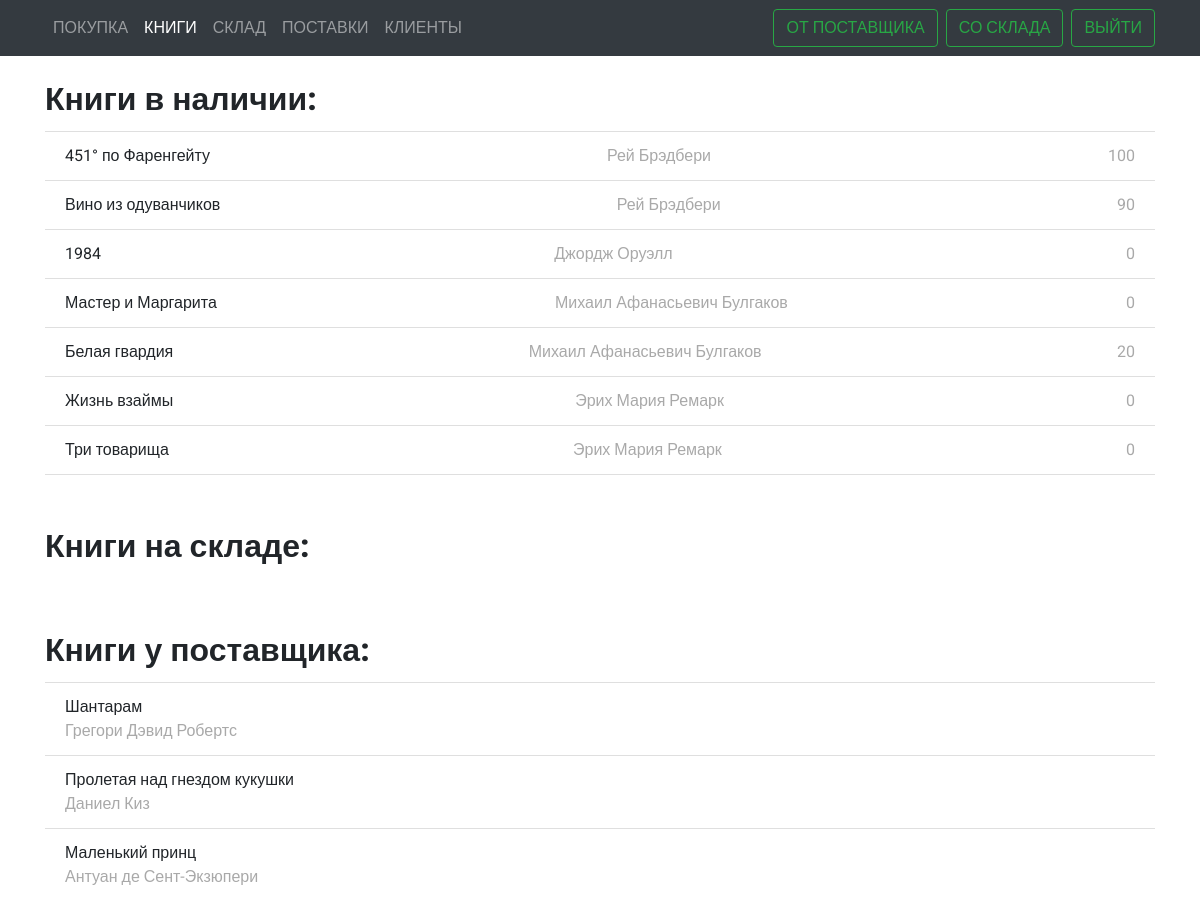
/workers/books (signed in), run on the app's committed database.
### book_shop/models.py (models this page shows, shortened)
class Book(models.Model):
    title = models.CharField(max_length=100, default="")
    author = models.ForeignKey(Author, on_delete=models.CASCADE, default=None)
    publisher = models.ForeignKey(Publisher, on_delete=models.CASCADE, default=None)
    year = models.IntegerField(default=2000)
    price = models.FloatField(default=0.0)
    supply = models.ForeignKey(Supply, on_delete=models.CASCADE, default=None, null=True)
    TYPES_OF_AVAILABILITY = (
        ('SHOP', 'Available in shop'),
        ('WARE', 'Available in warehouse'),
        ('REQ', 'Available by request'),
    )
    availability = models.CharField(max_length=4, choices=TYPES_OF_AVAILABILITY, default="REQ")
    number_shop = models.IntegerField(default=0)
    number_ware = models.IntegerField(default=0)
    number_init = models.IntegerField(default=0)

class Author(models.Model):
    name = models.CharField(max_length=100)
    def __str__(self):
        return f'{self.name}'

### book_shop/views.py (the view)
# urls.py: path(r'workers/books', views.worker_books_view, name='books'),
@login_required(login_url='/')
def worker_books_view(request):
    books = Book.objects.all()
    return render(request, 'book_shop/books.html', {'books': books, 'requests_nav': 'books'})

### templates/book_shop/books.html (shortened to what this page needs)
{% extends 'book_shop/base.html' %}
{% block content %}
    {% include 'book_shop/components/navbar.html' %}
    <div class="main container">
        <div class="title text-left mb-2 mt-5">Книги в наличии:</div>
        <ul class="list-group list-group-flush">
            {% for book in  books %}
                {% if book.availability == 'SHOP' %}
                    <li class="list-group-item d-flex justify-content-between">{{ book.title }}
                        <div class="grey">{{ book.author }}</div>
                        <div class="d-inline grey">{{ book.number_ware }}</div>
                    </li>
                {% endif %}
            {% endfor %}
        </ul>
        <div class="title text-left mb-2 mt-5">Книги на складе:</div>
        <div class="title text-left mb-2 mt-5">Книги у поставщика:</div>
        <ul class="list-group list-group-flush">
            {% for book in  books %}
                {% if book.availability == 'REQ' %}
                    <li class="list-group-item">{{ book.title }}
                        <div class="grey">{{ book.author }}</div>
                    </li>
                {% endif %}
            {% endfor %}
        </ul>
    </div>
{% endblock %}

### static/book_shop/css/main.css (style rules this page uses)
* { font-family: Roboto, sans-serif; transition: 0.2s; -moz-transition: 0.2s; -webkit-transition: 0.2s; -o-transition: 0.2s; }
.title { font-size: 32px; font-weight: 900; width: 100%; text-align: center; }
.grey { font-size: 16px; color: darkgrey; }
.main { margin-top: 75px; }

### data on the page
Book: title "451° по Фаренгейту", author "Рей Брэдбери", number_ware "100"
Book: title "Вино из одуванчиков", author "Рей Брэдбери", number_ware "90"
Book: title "1984", author "Джордж Оруэлл", number_ware "0"
Book: title "Мастер и Маргарита", author "Михаил Афанасьевич Булгаков", number_ware "0"
Book: title "Белая гвардия", author "Михаил Афанасьевич Булгаков", number_ware "20"
Book: title "Жизнь взаймы", author "Эрих Мария Ремарк", number_ware "0"
Book: title "Три товарища", author "Эрих Мария Ремарк", number_ware "0"
Book: title "Шантарам", author "Грегори Дэвид Робертс"
Book: title "Пролетая над гнездом кукушки", author "Даниел Киз"
Book: title "Маленький принц", author "Антуан де Сент-Экзюпери"
